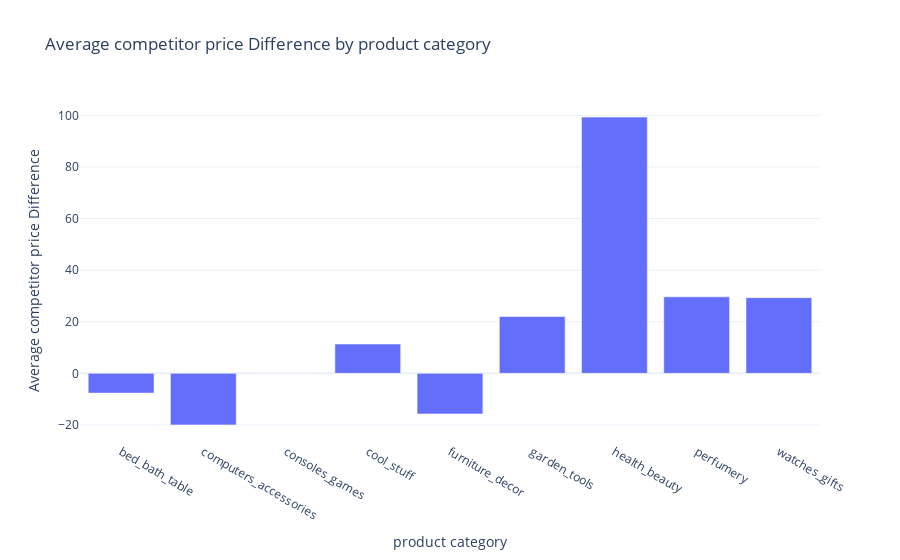

The notebook cell saved with this chart:
### Markdown cell above
Analyzing competitors’ pricing strategies is essential in optimizing retail prices. Monitoring and benchmarking against competitors’ prices can help identify opportunities to price competitively, either by pricing below or above the competition, depending on the retailer’s positioning and strategy. Now let’s calculate the average competitor price difference by product category

### Code cell
data['comp_price_diff'] = data['unit_price']- data['comp_1']
avg_price_diff_by_category = data.groupby('product_category_name')['comp_price_diff'].mean().reset_index()
fig = px.bar(avg_price_diff_by_category,
            x='product_category_name',
            y='comp_price_diff',
            title='Average competitor price Difference by product category')
fig.update_layout(
    xaxis_title = 'product category',
    yaxis_title = 'Average competitor price Difference'
    
)
fig.show()

### Figure 1 — Plotly figure (JSON) as saved in the notebook; plotly's stock layout.template omitted (floating-point values rounded to 4 significant figures)
{"data": [{"alignmentgroup": "True", "hovertemplate": "product_category_name=%{x}<br>comp_price_diff=%{y}<extra></extra>", "legendgroup": "", "marker": {"color": "#636efa", "pattern": {"shape": ""}}, "name": "", "offsetgroup": "", "orientation": "v", "showlegend": false, "textposition": "auto", "type": "bar", "x": ["bed_bath_table", "computers_accessories", "consoles_games", "cool_stuff", "furniture_decor", "garden_tools", "health_beauty", "perfumery", "watches_gifts"], "xaxis": "x", "y": [-7.637, -19.97, -0.06775, 11.37, -15.73, 22.04, 99.34, 29.66, 29.35], "yaxis": "y"}], "layout": {"autosize": true, "barmode": "relative", "legend": {"tracegroupgap": 0}, "title": {"text": "Average competitor price Difference by product category"}, "xaxis": {"anchor": "y", "autorange": true, "domain": [0, 1], "range": [-0.5, 8.5], "title": {"text": "product category"}, "type": "category"}, "yaxis": {"anchor": "x", "autorange": true, "domain": [0, 1], "range": [-26.6, 106.0], "title": {"text": "Average competitor price Difference"}, "type": "linear"}}}
